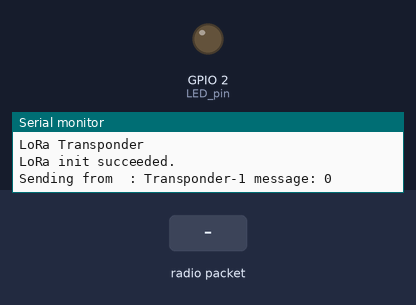
Recording of a sketch running on a simulated ESP32. Parts: output pins drawn as LEDs (lit = HIGH), the last lines printed to the serial monitor. Inputs (shaded band) come from the test bench. Random numbers use the default seed unless the sketch sets one; no radio packets arrive unless stated.

Above: at 1.2 s.
1.3 s: radio packet "1" arrives
At 7.42 s:
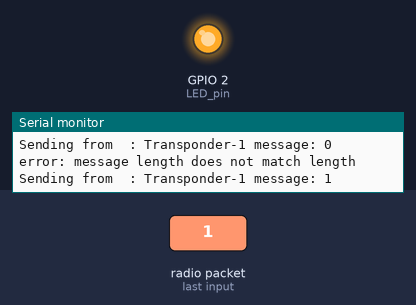
Timing chart, 0 to 8.9 s (numbered marks = the images above; inputs shaded):
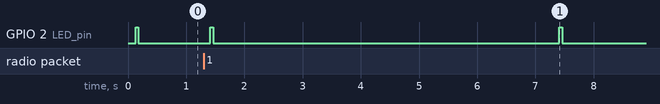

Measured:
- by itself, GPIO 2 (LED_pin): alternates HIGH for 0.05 s and LOW for 5.9 s

The sketch:

ESP32_LoRa_Transponder_v1.ino
```cpp
/*
  LoRa Simple Transponder

  The modules used are found here: https://www.aliexpress.com/item/32998900007.html?spm=a2g0o.productlist.0.0.5635e39eYmdiRh&algo_pvid=0a7dc48e-cef0-457e-97c4-9cdbafd57469&algo_expid=0a7dc48e-cef0-457e-97c4-9cdbafd57469-19&btsid=0b0a187916017374115284728ec8c7&ws_ab_test=searchweb0_0,searchweb201602_,searchweb201603_
  Refer to pin-out diagrame and yellow markers for LoRa pins used below

*/
#include <SPI.h>           // include libraries
#include <LoRa.h>
#define LoRA_SCK   5
#define LoRA_MISO 19
#define LoRA_MOSI 27
#define LoRA_CS   18
#define LoRA_RST  14
#define LoRA_IRQ  26
#define LED_pin    2

#define LoRaFrequency 433E6   // (433Mhz) use 433E6, 868E6 or 915E6 but depends on your module's chipset frequency

#define diagnosticsMode false // use 'true' for full diadnostics information like signal strength (RSSI), signal-to-noise ratio (SNR), etc

String deviceID    = "Transponder-1";

byte   msgCount      = 0;     // count of outgoing messages
byte   localAddress  = 0xFF;  // address of this device, you casn change this to maske it filter out multiple transponders, 0xFF is a broadcast address
byte   remoteAddress = 0xFF;  // destination to send to, 0xFF is broadcast, so all transponders receive the message
long   lastSendTime  = 0;     // last send time value
int    interval      = 5000;  // interval between link resync in milli-seconds
int    transpondRate = 1000;  // rate of transponding, currently sets the LED flash timing!
int    counter       = 0;     // a simple message sent counter
bool   respond       = true;  // to respond or not

//#################################################################################################
void setup() {
  Serial.begin(115200);     // initialise serial
  while (!Serial);
  Serial.println("LoRa Transponder");
  Serial.println(startLoRa());
}
//#################################################################################################
void loop() {
  if (respond) {
    String message = deviceID + " message: " + String(counter);   // form a message to send
    sendMessage(message);                                         // send the message
    Serial.println("Sending from  : " + message);
    counter++;
    respond = false;
  }
  // parse for a packet, and call onReceive with the result:
  if (millis() - lastSendTime > interval) { // Reset the link if it has gone out of sync or a missed response
    lastSendTime = millis();
    respond = true;
    delay(random(3)*1000); // Wait a random time to prevent transponder transmission collions
  }
  onReceive(LoRa.parsePacket());
}
//#################################################################################################
void sendMessage(String outgoing) {
  LoRa.beginPacket();                    // start packet
  LoRa.write(remoteAddress);             // add destination address
  LoRa.write(localAddress);              // add sender address
  LoRa.write(msgCount);                  // add message ID
  LoRa.write(outgoing.length());         // add payload length
  LoRa.print(outgoing);                  // add payload
  LoRa.endPacket();                      // finish packet and send it
  msgCount++;                            // increment message ID
  blinkLED(LED_pin, transpondRate/10);   // qucik flash of on-board LED to denote sending message
}
//#################################################################################################
void onReceive(int packetSize) {
  if (packetSize == 0) return;           // if no data payload received, return
  respond = true;
  lastSendTime = millis();
  // read packet header bytes:
  int recipient       = LoRa.read();     // get recipient address
  byte sender         = LoRa.read();     // get sender address
  byte incomingMsgId  = LoRa.read();     // get incoming msg ID
  byte incomingLength = LoRa.read();     // get incoming msg length
  String incoming = "";
  while (LoRa.available()) {
    incoming += (char)LoRa.read();       // get incoming message
  }
  if (incomingLength != incoming.length()) {   // check length for error
    Serial.println("error: message length does not match length");
    return;                              // skip rest of function
  }
  // if the recipient isn't (this device or a broadcast)
  if (recipient != localAddress && recipient != 0xFF) {
    Serial.println("This message is not for me.");
    return;                              // skip rest of function
  }
  // if message is for this device, or a broadcast, print details:
  blinkLED(LED_pin, transpondRate);      // slow flash on-board LED to denote received message
  if (diagnosticsMode) Serial.println("Received from : 0x" + String(sender, HEX));
  if (diagnosticsMode) Serial.println("Sent to       : 0x" + String(recipient, HEX));
  if (diagnosticsMode) Serial.println("Message ID    : " + String(incomingMsgId));
  if (diagnosticsMode) Serial.println("Message length: " + String(incomingLength));
  Serial.println("Received from : " + incoming);
  Serial.println();
  if (diagnosticsMode) Serial.println("RSSI          : " + String(LoRa.packetRssi()));
  if (diagnosticsMode) Serial.println("Snr           : " + String(LoRa.packetSnr()));
  if (diagnosticsMode) Serial.println();
}
//#################################################################################################
String startLoRa() {
  SPI.begin(LoRA_SCK, LoRA_MISO, LoRA_MOSI, LoRA_CS);       // override the default CS, reset, and IRQ pins (optional)
  LoRa.setPins(LoRA_CS, LoRA_RST, LoRA_IRQ);                // assign pins for LoRa module
  //LoRa.setSpreadingFactor(8);                             // ranges from 6-12,default 7 see API docs, this changes bandwidth used
  //LoRa.setSyncWord(0xF3);                                 // ranges from 0-0xFF, default 0x34, see API docs, enables devices only with the same word to be received
  if (!LoRa.begin(LoRaFrequency)) {                         // initialise radio on chosen frequency
    Serial.println("LoRa init failed. Check connections.");
    return "LoRa init failed...";                           // if failed, report it back
  }
  return "LoRa init succeeded.";                            // succeeded
}
//#################################################################################################
void blinkLED(byte pin, int blinkdelay) {
  pinMode(pin, OUTPUT);
  digitalWrite(pin, LOW);              // turn the LED off
  delay(blinkdelay / 2);               // wait
  digitalWrite(pin, HIGH);             // turn the LED on (HIGH is on)
  delay(blinkdelay / 2);               // wait
  digitalWrite(pin, LOW);              // turn the LED off
}
//#################################################################################################
```
